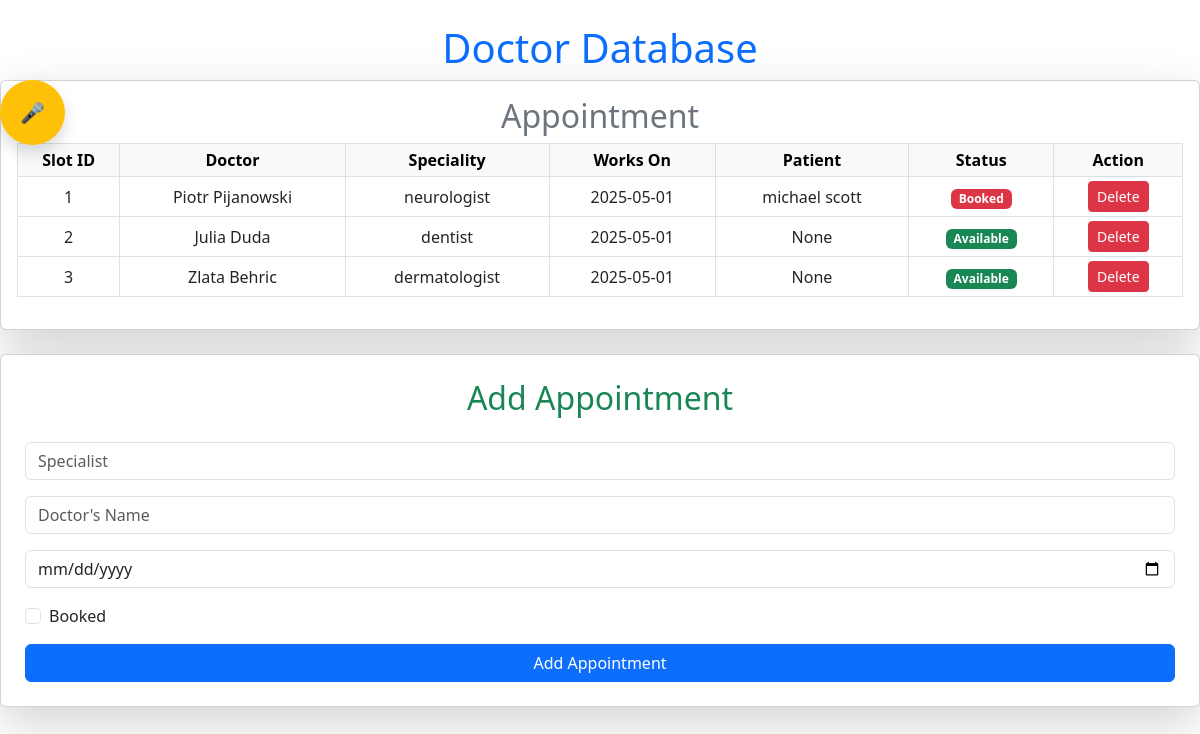
The page / on the database its author committed.
### models.py (models this page shows, shortened)
class Slot(db.Model):
    __tablename__ = 'slots'
    did = db.Column(db.Integer, primary_key=True)
    speciality = db.Column(db.String, nullable=False)
    name = db.Column(db.String, nullable=False)
    date = db.Column(db.String, nullable=False)
    open_slot = db.Column(db.Boolean, nullable=False)
    patient_name = db.Column(db.String)

### routes.py (the view, shortened to what this page needs)
    @app.route('/', methods=['GET', 'POST'])
    def index():
        if request.method == 'GET':
            slots = Slot.query.all()
            return render_template('index.html', slots=slots)

### templates/index.html (shortened to what this page needs)
{% extends "base.html" %}
{% block content %}
<link rel="stylesheet" href="https://cdn.jsdelivr.net/npm/bootstrap@5.3.0/dist/css/bootstrap.min.css">
<div class="container mt-4">
    <h1 class="text-center text-primary">Doctor Database</h1>
</div>
<div class="voice-bot-container">
    <form onsubmit="triggerVoiceBot(); return false;">
        <button id="voiceBotButton" type="submit" class="btn btn-lg btn-warning rounded-circle shadow">
            🎤
        </button>
    </form>
</div>
<div class="card shadow-lg p-3 mb-4">
    <h2 class="text-center text-secondary">Appointment</h2>
    <div class="table-responsive" style="max-height: 300px; overflow-y: auto;">
        <table class="table table-sm table-bordered table-hover">
            <thead class="table-light">
            <tr class="text-center">
                <th>Slot ID</th>
                <th>Doctor</th>
                <th>Speciality</th>
                <th>Works On</th>
                <th>Patient</th>
                <th>Status</th>
                <th>Action</th>
            </tr>
            </thead>
            <tbody>
                {% for slot in slots %}
                <tr class="align-middle text-center">
                    <td class="py-1 px-2">{{ slot.did }}</td>
                    <td class="py-1 px-2">{{ slot.name }}</td>
                    <td class="py-1 px-2">{{ slot.speciality }}</td>
                    <td class="py-1 px-2">{{ slot.date }}</td>
                    <td class="py-1 px-2">{{ slot.patient_name if slot.patient_name else "None" }}</td>
                    <td class="py-1 px-2">
                        <span class="badge {% if slot.open_slot %}bg-danger{% else %}bg-success{% endif %}">
                            {% if slot.open_slot %}Booked{% else %}Available {% endif %}
                        </span>
                    </td>
                    <td class="py-1 px-2">
                        <a href="{{ url_for('delete_slot', did=slot.did)}}" class="btn btn-sm btn-danger"
                           onclick="return confirm('Are you sure you want to delete this appointment?')">
                            Delete
                        </a>
                    </td>
                </tr>
                {% endfor %}
            </tbody>
        </table>
    </div>
</div>
    <div class="card p-4 shadow-lg">
        <h2 class="text-center text-success">Add Appointment</h2>
        <form action="{{ url_for('index') }}" method="POST" class="mt-3">
            <div class="mb-3">
                <input type="text" name="specialist" class="form-control" placeholder="Specialist" required>
            </div>
            <div class="mb-3">
                <input type="text" name="name" class="form-control" placeholder="Doctor's Name" required>
            </div>
            <div class="mb-3">
                <input type="date" name="date" class="form-control" placeholder="Date (YYYY-MM-DD)" required>
            </div>
            <div class="form-check mb-3">
                <input class="form-check-input" type="checkbox" name="bokked">
                <label class="form-check-label">Booked</label>
            </div>
            <button type="submit" class="btn btn-primary w-100">Add Appointment</button>
        </form>
    </div>
{%endblock%}

### templates/base.html (shortened to what this page needs)
<!DOCTYPE html>
<html lang="en">
<head>
    <link rel="stylesheet" type="text/css" href="{{ url_for('static', filename='css/style.css') }}">
</head>
<body>
{%block content%}{% endblock %}
</body>
</html>

### static/css/style.css (style rules this page uses)
.voice-bot-container { position: fixed; bottom 20px; right 20px; z-index: 1000; }
#voiceBotButton { width: 65px; height: 65px; font-size 28px; display: flex; align-items: center; justify-content: center; position: relative; border: none; outline: none; cursor: pointer; background-color: #ffc107; box-shadow: 0 0 10px rgba(255,193,7,0.7); }

### rows shown on the page
Slot: did "1", name "Piotr Pijanowski", speciality "neurologist", date "2025-05-01", patient_name "michael scott", open_slot "Booked"
Slot: did "2", name "Julia Duda", speciality "dentist", date "2025-05-01", patient_name "None", open_slot "Available"
Slot: did "3", name "Zlata Behric", speciality "dermatologist", date "2025-05-01", patient_name "None", open_slot "Available"
